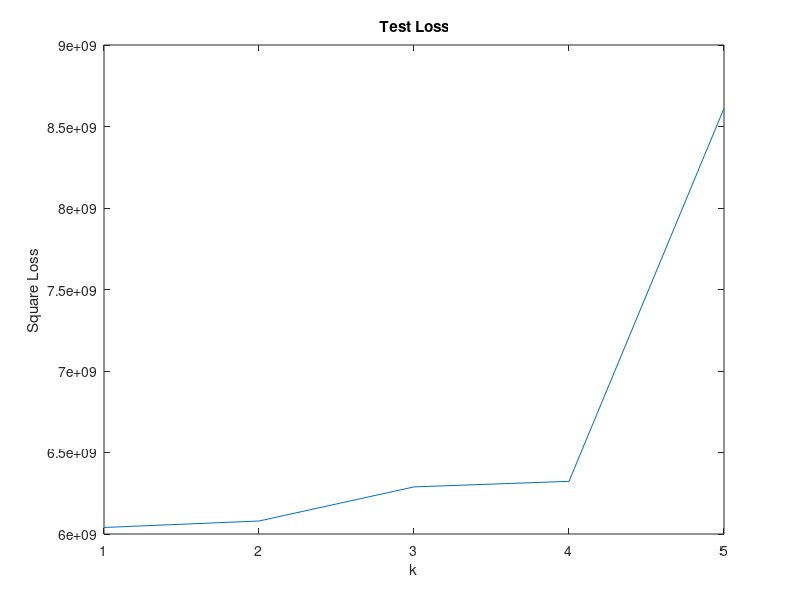

The MATLAB script that drew this image:
train = [4.701929e+09, 4.422658e+09, 4.073035e+09, 3.971484e+09, 3.951972e+09];
test = [6.040003e+09, 6.079690e+09, 6.288992e+09, 6.323187e+09, 8.611349e+09];
t = 1:5;
plot(t, test),
xlabel('k'), ylabel('Square Loss')
title('Test Loss')